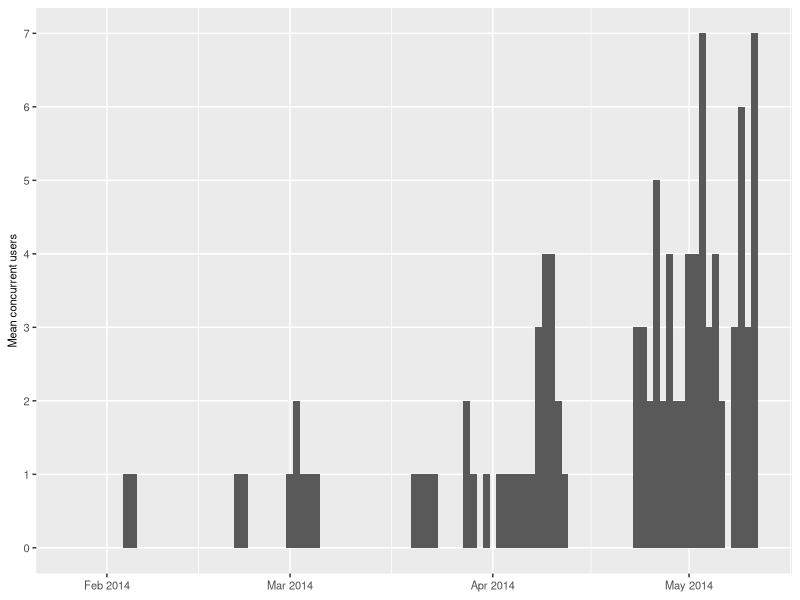

This figure's R source:
library(ggplot2)
library(scales)
colClasses <- c(date="Date")
data <- read.csv("clients-meek.csv", colClasses=colClasses)

# Fill in missing dates with NA.
# https://stackoverflow.com/questions/6058677/how-to-create-na-for-missing-data-in-a-time-series/6059113#6059113
daterange <- seq(min(data$date), max(data$date), "1 day")
data <- data.frame(date=daterange, clients=data$clients[match(daterange, data$date)])
p <- ggplot(data, aes(x=date, y=clients))
# p <- p + geom_vline(xintercept=as.numeric(as.Date(c("2014-02-18", "2014-04-11", "2014-04-18", "2014-04-25", "2014-05-07", "2014-05-08"))), color="red")
p <- p + geom_bar(stat="identity", width=1.1) + ylab("Mean concurrent users") + scale_x_date(labels=date_format("%b %Y")) + scale_y_continuous(breaks=0:10, minor_breaks=NULL) + theme(axis.text=element_text(size=8), axis.title=element_text(size=8), axis.title.x=element_blank())
ggsave("clients-meek.pdf", width=5, height=2, units="in")

# 2014-02-18 [tor-qa] Please test experimental bundles with meek transport (3.5.2.1-meek-1)
# https://lists.torproject.org/pipermail/tor-qa/2014-February/000340.html
# 2014-04-11 [tor-qa] 3.5.4-meek-1 (meek bundles with browser TLS camouflage)
# https://lists.torproject.org/pipermail/tor-qa/2014-April/000390.html
# 2014-04-18 [tor-dev] Please try 3.5.4-meek-1 bundles (covert HTTPS pluggable transport)
# https://lists.torproject.org/pipermail/tor-dev/2014-April/006718.html
# 2014-04-25 [tor-dev] Q&A for meek pluggable transport tomorrow, 25 April, 18:30 UTC, #tor-dev
# https://lists.torproject.org/pipermail/tor-dev/2014-April/006763.html
# 2014-05-07 tor1 decommissioning
# 2014-05-08 [tor-qa] 3.6.1-meek-1 bundles
# https://lists.torproject.org/pipermail/tor-qa/2014-May/000410.html
